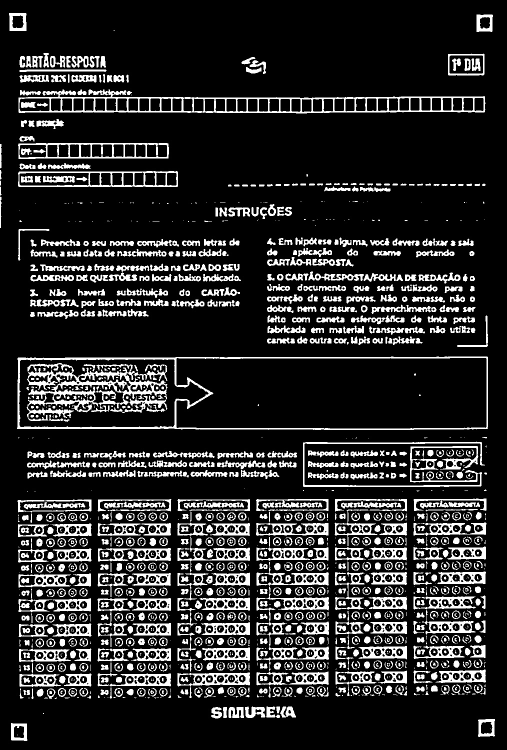
#> input picture teste_2_binarizado.jpg, 1013 x 1499 px (shown at 1/2 size)
$ python script.py
#> lines starting #> are read from the running program, lines starting #| are printed output that depends on the picture
import cv2

# Coloque a sua imagem PADRONIZADA (limpa, sem os quadrados desenhados)
caminho_imagem = "teste_2_binarizado.jpg"
img = cv2.imread(caminho_imagem)
#> img is the input picture: shape (1499, 1013, 3); min 0, max 255, mean 42.7

if img is None:
    print("Erro: Imagem não encontrada.")
else:
    # 1. Definimos uma altura segura para caber no seu monitor (800 pixels)
    altura_tela = 800
    altura_original, largura_original = img.shape[:2]
#> altura_original = 1499; largura_original = 1013

    # 2. Calculamos o fator de escala exato para não distorcer as coordenadas
    escala = altura_original / altura_tela
#> escala = 1.87
    largura_tela = int(largura_original / escala)
#> largura_tela = 540

    # 3. Redimensionamos a imagem APENAS para exibir na sua tela
    img_exibicao = cv2.resize(img, (largura_tela, altura_tela))
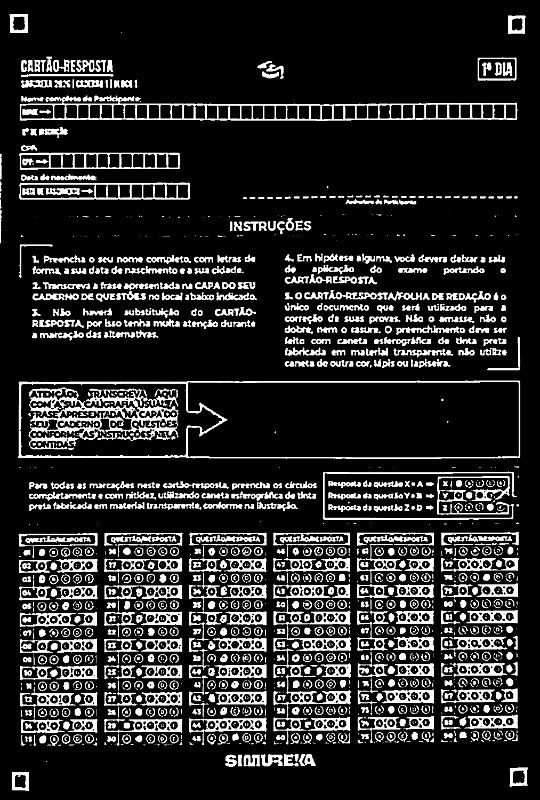
#> img_exibicao: shape (800, 540, 3); min 0, max 255, mean 42.6

    print("INSTRUÇÕES:")
    print("1. Desenhe o quadrado pegando APENAS as bolinhas do Bloco 1 (Q01 a Q15).")
    print("2. Aperte ENTER ou ESPAÇO para confirmar.")

    # 4. Abre a interface com a imagem que cabe na tela
#> (the run stopped early here; a loop or call above may not have finished)
